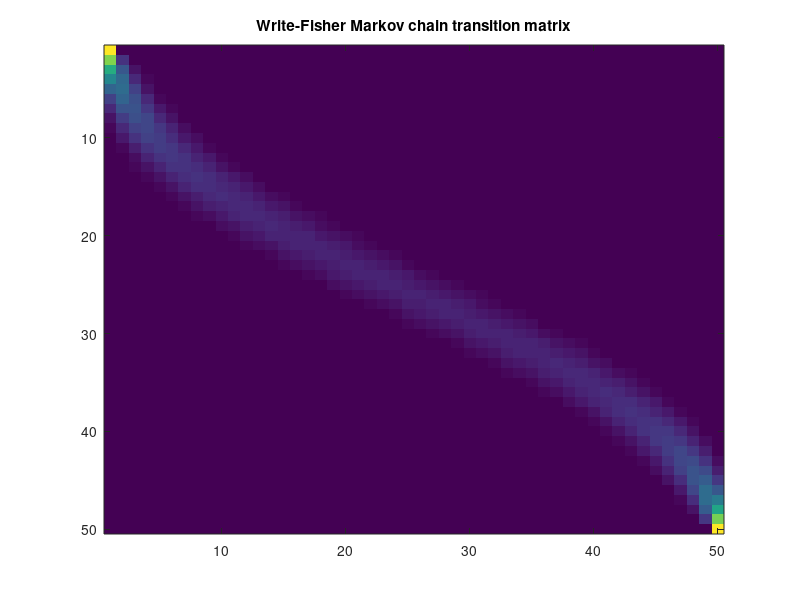

This figure's MATLAB source: (Note: this script raises an error after producing the figure.)
% Author:   Jarod Hart
% Date:     December 14, 2017
% Description: This is a script file.  It can be run as is.  The purpose of
% this script is to implement a population genetics model known as the
% Wright-Fisher model.  It is a Markov chain that describes the prevalence
% of two alleles A_1 and A_2 in a population under the influence of natural
% selection and mutation.  The population is assumed to be a fixed size
% with non-overlapping generations, and mate randomly.  The state of the 
% Markov chain indicates the number of allels A_1 that are present.  Since 
% the total population is assumed to be constant, the number of alleles A_2
% present in the population can be computes as the complement.

% Dependencies: MarkovChain.m, Decompose.m, MakeCanonicalMatrix.m, 
%               SimulateMC.m, DrawFrom.m

% Resources:  See for example the textbook, Handbook of Statistical
% Genetics by Balding, Bishop and Cannings (in particular chapter 22) for a
% description of this model and some extensions of it.

% Notes: With a positive probability of mutation of A_1 to A_2, it is
% actually posible for A_1 to come back from extinction.  Because of this,
% in order to compute expected time to extinction, we modify the Markov
% chain to have two absorbing states when A_1 or A_2 have zero population.
% This does not affect the simulation, but it does effect the computations
% of absorbing times.

addpath(genpath('../Markov Chain Class'))

PopulationSize=25; % number of diploid individuals in the population

n=2*PopulationSize;  % number of alleles
       % precision limits are met around m=100
       % warnings of precision limits start around m=60
initialA_1=25; % initial state of the chain, how many of A_1 are present
fitness=[1,.2,1.1]; % relative fitness of A_1A_1, A_1A_2, and A_2A_2
mutationprob=0; % probability of mutating from A_1 to A_2 or from A_2 
                % to A_1; here the mutation rates are assumed to be equal.
                % the mutationprob should be small, on the order of .001.
                % If it is much larger than that, it can cause loss of
                % problems with loss of precision in the computations in
                % this script.

initial=((1:n)==initialA_1); % make initial distribution
P=zeros(n,n); % make transition matrix
for i=0:(n-1)
    x=i/(n-1);
    fit_den=x^2*fitness(1)+2*x*(1-x)*fitness(2)+(1-x)^2*fitness(3);
    phi=x*(x*fitness(1)+(1-x)*fitness(2))/fit_den;
    psi=phi*(1-mutationprob)+(1-phi)*mutationprob;
    for j=0:(n-1)
        P(i+1,j+1)=nchoosek(n-1,j)*psi^j*(1-psi)^(n-1-j);
    end
end

figure % visualization of the transition matrix
image(64*P)
title('Write-Fisher Markov chain transition matrix')


WF=MarkovChain; % make MarkovChain object
WF=WF.initialize(P);
WFabs=WF; % make MarkovChain object
WFabs.P=P; % set zero popultions of A1 and A2 to absorbing states
WFabs.P(1,:)=zeros(1,n);
WFabs.P(1,1)=1;
WFabs.P(n,:)=zeros(1,n);
WFabs.P(n,n)=1;
WFabs=WFabs.initialize(WFabs.P);

ExpAbs=initial(WFabs.ComClasses{1})*WFabs.T; % compute expected time to absorption
strcat('Expected time before one of the alleles goes extinct:',...
    32,num2str(ExpAbs),32,'generations')
strcat('Probability that A_1 goes exinct:',32,num2str(WFabs.B(initialA_1,1)))
strcat('Probability that A_2 goes exinct:',32,num2str(WFabs.B(initialA_1,2)))

NumSimulations=800;
LengthSimulation=ceil(ExpAbs*4);
X=zeros(NumSimulations,LengthSimulation);

figure('Position',[100,100,1000,600])
pause(.000001)
axis tight manual
axis([0,LengthSimulation+2,-2,n+3])
ylabel('Prevalence of allele A_1')
xlabel('Generations of population')
title('Wright-Fisher Two-Allele Simulation')
hold on
WF.initial=initial;

A_1ext=0;
A_2ext=0;
for i=1:1:NumSimulations
    x=WF.simulate(LengthSimulation);
    X(i,:)=x;
    plot(x)
    pause(.0001)
    if x(end)<n/2
        A_1ext=A_1ext+1;
    else
        A_2ext=A_2ext+1;
    end
end

strcat('True probability of [A_1,A_2] going extinct:',...
    32,num2str([WFabs.B(initialA_1,1),WFabs.B(initialA_1,2)]))
if mutationprob==0 % if mutationprob>0, this code does not work to compute
                   % to approximate these probabilities based on the
                   % simulation.  The exact values reported above are still
                   % valid.
    strcat('Simulation estimated probability of [A_1,A_2] going extinct:',...
        32,num2str([A_1ext,A_2ext]/NumSimulations))
end

